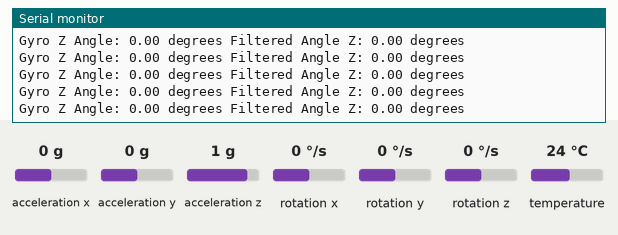
This sketch was run on a simulated Arduino Uno, built with avr-gcc and run on an emulated ATmega328P. Parts: the last lines printed to the serial monitor. The inputs (shaded band) are chosen by the test bench; at power-on: rotation z 0 °/s, acceleration x 0 g, acceleration y 0 g, acceleration z 1 g, rotation x 0 °/s, rotation y 0 °/s, temperature 24 °C.

Above: at 2.4 s.
2.5 s: rotation z set to -192 °/s
At 2.69 s:
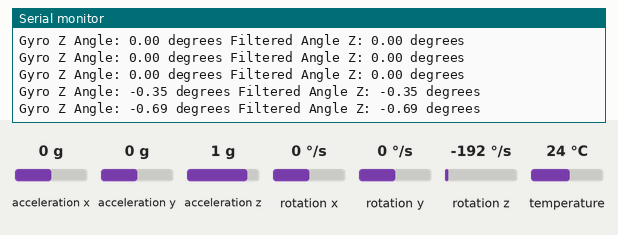
4.0 s: rotation z set to -100 °/s
At 4.03 s:
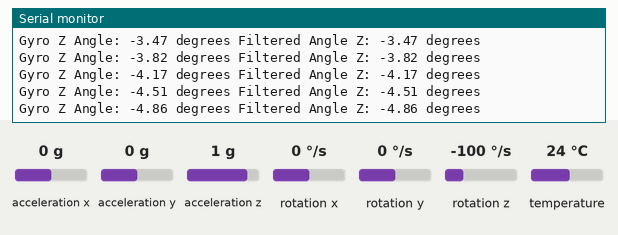
Timing chart, 0 to 7.0 s (numbered marks = the images above; inputs shaded):
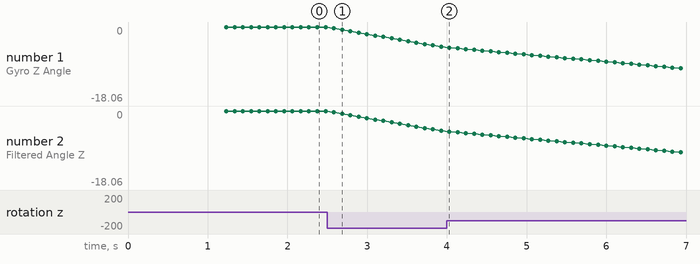

Measured:
- after the input at 2.5 s, the serial monitor: prints a new line after 0.08 s (image 1)
- plotted number 1: 0 → -4.86 after the input at 2.5 s
- plotted number 2: 0 → -4.86 after the input at 2.5 s

The sketch:

imu_test2.ino
```cpp
#include <Wire.h>
#include <Adafruit_MPU6050.h>
#include <Adafruit_Sensor.h>

// IMU 对象
Adafruit_MPU6050 mpu;

// 角度计算相关变量
float angleZ = 0.0; // 角度（以度为单位）
float gyroZ_angle = 0.0; // 陀螺仪角度（以度为单位）
float gyroZ_bias = 0.0; // 陀螺仪偏置
unsigned long lastTime;
float dt;

// 互补滤波器参数
float alpha = 0.98; // 互补滤波器的平滑因子

void setup() {
    // 初始化串口
    Serial.begin(115200);
    Serial.println("MPU6050 Angle Test");

    // 初始化 IMU
    if (!mpu.begin()) {
        Serial.println("Failed to find MPU6050 chip");
        while (1);
    }

    // 设置 IMU 量程
    mpu.setAccelerometerRange(MPU6050_RANGE_8_G);
    mpu.setGyroRange(MPU6050_RANGE_500_DEG);
    mpu.setFilterBandwidth(MPU6050_BAND_21_HZ);

    // 计算陀螺仪偏置
    float gyroZ_sum = 0.0;
    const int numSamples = 100;
    for (int i = 0; i < numSamples; i++) {
        sensors_event_t a, g, temp;
        mpu.getEvent(&a, &g, &temp);
        gyroZ_sum += g.gyro.z;
        delay(10); // 延时以便采集
    }
    gyroZ_bias = gyroZ_sum / numSamples;

    // 初始化时间
    lastTime = millis();
}

void loop() {
    // 读取IMU数据
    sensors_event_t a, g, temp;
    mpu.getEvent(&a, &g, &temp);

    unsigned long now = millis();
    dt = (now - lastTime) / 1000.0; // 计算时间差
    lastTime = now;

    // 获取陀螺仪数据，并应用偏置补偿
    float gyroZ = g.gyro.z - gyroZ_bias;

    // 计算陀螺仪角度（基于陀螺仪积分）
    gyroZ_angle += gyroZ * dt;

    // 直接使用陀螺仪角度作为最终的角度
    angleZ = gyroZ_angle;

    // 打印角度数据
    Serial.print("Gyro Z Angle: "); Serial.print(gyroZ_angle); Serial.print(" degrees ");
    Serial.print("Filtered Angle Z: "); Serial.print(angleZ); Serial.println(" degrees");

    delay(100); // 延时 100 毫秒
}
```
